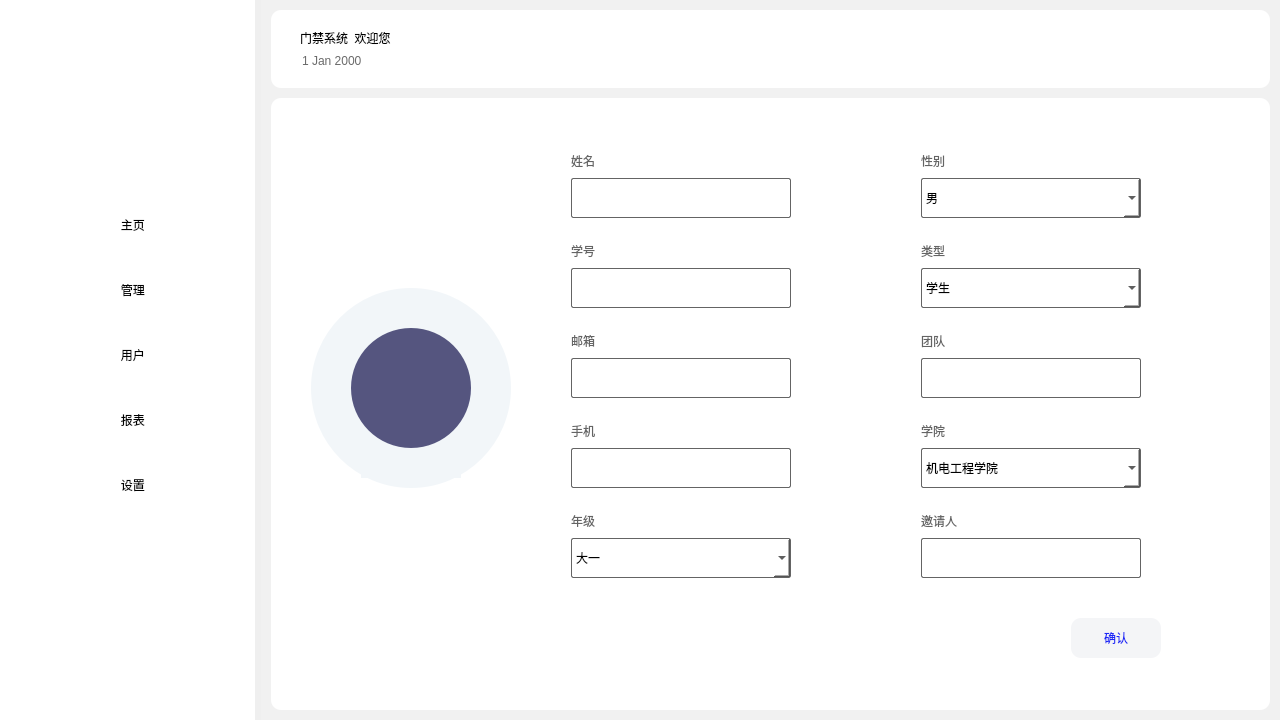
<?xml version="1.0" encoding="UTF-8"?>
<ui version="4.0">
 <class>Dialog</class>
 <widget class="QDialog" name="Dialog">
  <property name="geometry">
   <rect>
    <x>0</x>
    <y>0</y>
    <width>1280</width>
    <height>720</height>
   </rect>
  </property>
  <property name="windowTitle">
   <string>Dialog</string>
  </property>
  <layout class="QHBoxLayout" name="horizontalLayout" stretch="1,4">
   <property name="leftMargin">
    <number>0</number>
   </property>
   <property name="topMargin">
    <number>0</number>
   </property>
   <property name="rightMargin">
    <number>0</number>
   </property>
   <property name="bottomMargin">
    <number>0</number>
   </property>
   <item>
    <widget class="QWidget" name="sidebar_widget" native="true">
     <layout class="QVBoxLayout" name="verticalLayout_2">
      <property name="spacing">
       <number>0</number>
      </property>
      <property name="leftMargin">
       <number>0</number>
      </property>
      <property name="topMargin">
       <number>0</number>
      </property>
      <property name="rightMargin">
       <number>0</number>
      </property>
      <property name="bottomMargin">
       <number>0</number>
      </property>
      <item>
       <widget class="QWidget" name="sidebar_widget_2" native="true">
        <layout class="QVBoxLayout" name="verticalLayout" stretch="1,3">
         <property name="spacing">
          <number>0</number>
         </property>
         <property name="leftMargin">
          <number>0</number>
         </property>
         <property name="topMargin">
          <number>0</number>
         </property>
         <property name="rightMargin">
          <number>0</number>
         </property>
         <property name="bottomMargin">
          <number>0</number>
         </property>
         <item>
          <widget class="QWidget" name="avatar_widget" native="true">
           <property name="tabletTracking">
            <bool>true</bool>
           </property>
           <property name="layoutDirection">
            <enum>Qt::LeftToRight</enum>
           </property>
           <property name="styleSheet">
            <string notr="true">background-color:  white;
</string>
           </property>
           <layout class="QVBoxLayout" name="verticalLayout_4">
            <property name="spacing">
             <number>10</number>
            </property>
            <property name="leftMargin">
             <number>0</number>
            </property>
            <property name="topMargin">
             <number>20</number>
            </property>
            <property name="rightMargin">
             <number>0</number>
            </property>
            <property name="bottomMargin">
             <number>0</number>
            </property>
            <item>
             <widget class="QPushButton" name="user_page_button">
              <property name="sizePolicy">
               <sizepolicy hsizetype="Minimum" vsizetype="Fixed">
                <horstretch>0</horstretch>
                <verstretch>0</verstretch>
               </sizepolicy>
              </property>
              <property name="styleSheet">
               <string notr="true">border-radius: 40px;

</string>
              </property>
              <property name="text">
               <string/>
              </property>
              <property name="icon">
               <iconset resource="resources/resource.qrc">
                <normaloff>:/icon/账号管理.png</normaloff>:/icon/账号管理.png</iconset>
              </property>
              <property name="iconSize">
               <size>
                <width>100</width>
                <height>100</height>
               </size>
              </property>
             </widget>
            </item>
           </layout>
          </widget>
         </item>
         <item>
          <widget class="QWidget" name="sidebar_button_widget" native="true">
           <property name="sizePolicy">
            <sizepolicy hsizetype="Preferred" vsizetype="Preferred">
             <horstretch>0</horstretch>
             <verstretch>0</verstretch>
            </sizepolicy>
           </property>
           <property name="styleSheet">
            <string notr="true">background-color:  white;</string>
           </property>
           <layout class="QVBoxLayout" name="verticalLayout_3">
            <property name="spacing">
             <number>0</number>
            </property>
            <property name="leftMargin">
             <number>28</number>
            </property>
            <property name="topMargin">
             <number>0</number>
            </property>
            <property name="rightMargin">
             <number>0</number>
            </property>
            <property name="bottomMargin">
             <number>0</number>
            </property>
            <item>
             <widget class="QPushButton" name="home_page_button">
              <property name="sizePolicy">
               <sizepolicy hsizetype="Fixed" vsizetype="Fixed">
                <horstretch>0</horstretch>
                <verstretch>0</verstretch>
               </sizepolicy>
              </property>
              <property name="minimumSize">
               <size>
                <width>40</width>
                <height>50</height>
               </size>
              </property>
              <property name="maximumSize">
               <size>
                <width>200</width>
                <height>40</height>
               </size>
              </property>
              <property name="mouseTracking">
               <bool>true</bool>
              </property>
              <property name="layoutDirection">
               <enum>Qt::LeftToRight</enum>
              </property>
              <property name="styleSheet">
               <string notr="true">
QPushButton
{	border-radius: 10px;
	font: 12pt &quot;黑体&quot;; 
    color:black;
	background-color: rgb(255, 255, 255);
}
/*按钮停留态*/
QPushButton:hover
{	border-radius: 10px;
    color:rgb(27 , 39 , 246);
	background-color:rgb(238 , 243 , 255);
}

/*按钮按下态*/
QPushButton:pressed
{ 	border-radius: 10px;
    background-color:rgb(238 , 243 , 255);
    /*左内边距为3像素，让按下时字向右移动3像素*/  
    padding-left:3px;
    /*上内边距为3像素，让按下时字向下移动3像素*/  
    padding-top:3px;
}</string>
              </property>
              <property name="text">
               <string>   主页</string>
              </property>
              <property name="icon">
               <iconset resource="resources/resource.qrc">
                <normaloff>:/icon/user.png</normaloff>:/icon/user.png</iconset>
              </property>
              <property name="iconSize">
               <size>
                <width>20</width>
                <height>24</height>
               </size>
              </property>
             </widget>
            </item>
            <item>
             <widget class="QPushButton" name="management_button">
              <property name="minimumSize">
               <size>
                <width>40</width>
                <height>50</height>
               </size>
              </property>
              <property name="maximumSize">
               <size>
                <width>200</width>
                <height>40</height>
               </size>
              </property>
              <property name="styleSheet">
               <string notr="true">QPushButton
{	border-radius: 10px;
	font: 12pt &quot;黑体&quot;; 
    color:black;
	background-color: rgb(255, 255, 255);
}
/*按钮停留态*/
QPushButton:hover
{	border-radius: 10px;
    color:rgb(27 , 39 , 246);
	background-color:rgb(238 , 243 , 255);
}

/*按钮按下态*/
QPushButton:pressed
{ 	border-radius: 10px;
    background-color:rgb(238 , 243 , 255);
    /*左内边距为3像素，让按下时字向右移动3像素*/  
    padding-left:3px;
    /*上内边距为3像素，让按下时字向下移动3像素*/  
    padding-top:3px;
}</string>
              </property>
              <property name="text">
               <string>   管理</string>
              </property>
              <property name="icon">
               <iconset resource="resources/resource.qrc">
                <normaloff>:/icon/线性_菜单.png</normaloff>:/icon/线性_菜单.png</iconset>
              </property>
             </widget>
            </item>
            <item>
             <widget class="QPushButton" name="users_page_button">
              <property name="minimumSize">
               <size>
                <width>40</width>
                <height>50</height>
               </size>
              </property>
              <property name="maximumSize">
               <size>
                <width>200</width>
                <height>40</height>
               </size>
              </property>
              <property name="styleSheet">
               <string notr="true">QPushButton
{	border-radius: 10px;
	font: 12pt &quot;黑体&quot;; 
    color:black;
	background-color: rgb(255, 255, 255);
}
/*按钮停留态*/
QPushButton:hover
{	border-radius: 10px;
    color:rgb(27 , 39 , 246);
	background-color:rgb(238 , 243 , 255);
}

/*按钮按下态*/
QPushButton:pressed
{ 	border-radius: 10px;
    background-color:rgb(238 , 243 , 255);
    /*左内边距为3像素，让按下时字向右移动3像素*/  
    padding-left:3px;
    /*上内边距为3像素，让按下时字向下移动3像素*/  
    padding-top:3px;
}</string>
              </property>
              <property name="text">
               <string>   用户</string>
              </property>
              <property name="icon">
               <iconset resource="resources/resource.qrc">
                <normaloff>:/icon/users.png</normaloff>:/icon/users.png</iconset>
              </property>
             </widget>
            </item>
            <item>
             <widget class="QPushButton" name="report_page_button">
              <property name="minimumSize">
               <size>
                <width>40</width>
                <height>50</height>
               </size>
              </property>
              <property name="maximumSize">
               <size>
                <width>200</width>
                <height>40</height>
               </size>
              </property>
              <property name="styleSheet">
               <string notr="true">QPushButton
{	border-radius: 10px;
	font: 12pt &quot;黑体&quot;; 
    color:black;
	background-color: rgb(255, 255, 255);
}
/*按钮停留态*/
QPushButton:hover
{	border-radius: 10px;
    color:rgb(27 , 39 , 246);
	background-color:rgb(238 , 243 , 255);
}

/*按钮按下态*/
QPushButton:pressed
{ 	border-radius: 10px;
    background-color:rgb(238 , 243 , 255);
    /*左内边距为3像素，让按下时字向右移动3像素*/  
    padding-left:3px;
    /*上内边距为3像素，让按下时字向下移动3像素*/  
    padding-top:3px;
}</string>
              </property>
              <property name="text">
               <string>   报表</string>
              </property>
              <property name="icon">
               <iconset resource="resources/resource.qrc">
                <normaloff>:/icon/sheet.png</normaloff>:/icon/sheet.png</iconset>
              </property>
             </widget>
            </item>
            <item>
             <widget class="QPushButton" name="setting_button">
              <property name="minimumSize">
               <size>
                <width>40</width>
                <height>50</height>
               </size>
              </property>
              <property name="maximumSize">
               <size>
                <width>200</width>
                <height>40</height>
               </size>
              </property>
              <property name="styleSheet">
               <string notr="true">QPushButton
{	border-radius: 10px;
	font: 12pt &quot;黑体&quot;; 
    color:black;
	background-color: rgb(255, 255, 255);
}
/*按钮停留态*/
QPushButton:hover
{	border-radius: 10px;
    color:rgb(27 , 39 , 246);
	background-color:rgb(238 , 243 , 255);
}

/*按钮按下态*/
QPushButton:pressed
{ 	border-radius: 10px;
    background-color:rgb(238 , 243 , 255);
    /*左内边距为3像素，让按下时字向右移动3像素*/  
    padding-left:3px;
    /*上内边距为3像素，让按下时字向下移动3像素*/  
    padding-top:3px;
}</string>
              </property>
              <property name="text">
               <string>   设置</string>
              </property>
              <property name="icon">
               <iconset resource="resources/resource.qrc">
                <normaloff>:/icon/setting.png</normaloff>:/icon/setting.png</iconset>
              </property>
             </widget>
            </item>
            <item>
             <spacer name="verticalSpacer">
              <property name="orientation">
               <enum>Qt::Vertical</enum>
              </property>
              <property name="sizeType">
               <enum>QSizePolicy::Fixed</enum>
              </property>
              <property name="sizeHint" stdset="0">
               <size>
                <width>20</width>
                <height>200</height>
               </size>
              </property>
             </spacer>
            </item>
           </layout>
          </widget>
         </item>
        </layout>
       </widget>
      </item>
     </layout>
    </widget>
   </item>
   <item>
    <widget class="QWidget" name="content_area_widget" native="true">
     <property name="styleSheet">
      <string notr="true">background-color: rgb(241, 241, 241);</string>
     </property>
     <layout class="QVBoxLayout" name="verticalLayout_6" stretch="1,9">
      <property name="spacing">
       <number>10</number>
      </property>
      <property name="leftMargin">
       <number>10</number>
      </property>
      <property name="topMargin">
       <number>10</number>
      </property>
      <property name="rightMargin">
       <number>10</number>
      </property>
      <property name="bottomMargin">
       <number>10</number>
      </property>
      <item>
       <widget class="QFrame" name="toolbar_frame_2">
        <property name="styleSheet">
         <string notr="true">border-radius: 10px;
background-color:  white;</string>
        </property>
        <property name="frameShape">
         <enum>QFrame::StyledPanel</enum>
        </property>
        <property name="frameShadow">
         <enum>QFrame::Raised</enum>
        </property>
        <layout class="QHBoxLayout" name="horizontalLayout_3" stretch="20,1">
         <property name="spacing">
          <number>20</number>
         </property>
         <property name="leftMargin">
          <number>20</number>
         </property>
         <property name="topMargin">
          <number>10</number>
         </property>
         <property name="rightMargin">
          <number>20</number>
         </property>
         <property name="bottomMargin">
          <number>10</number>
         </property>
         <item>
          <widget class="QWidget" name="widget_2" native="true">
           <layout class="QVBoxLayout" name="verticalLayout_5">
            <item>
             <widget class="QLabel" name="toolbar_label_6">
              <property name="styleSheet">
               <string notr="true">font: 14pt &quot;黑体&quot;;</string>
              </property>
              <property name="text">
               <string>门禁系统  欢迎您</string>
              </property>
             </widget>
            </item>
            <item>
             <widget class="QDateEdit" name="dateEdit">
              <property name="autoFillBackground">
               <bool>false</bool>
              </property>
              <property name="styleSheet">
               <string notr="true">font: 10pt &quot;黑体&quot;;
color: rgb(106, 106, 106);</string>
              </property>
              <property name="readOnly">
               <bool>true</bool>
              </property>
              <property name="buttonSymbols">
               <enum>QAbstractSpinBox::NoButtons</enum>
              </property>
             </widget>
            </item>
           </layout>
          </widget>
         </item>
         <item>
          <widget class="QPushButton" name="user_page_button_2">
           <property name="styleSheet">
            <string notr="true">border-radius: 10px;</string>
           </property>
           <property name="text">
            <string/>
           </property>
           <property name="icon">
            <iconset>
             <normaloff>../DoorAccessSystem/icon/账号管理.png</normaloff>../DoorAccessSystem/icon/账号管理.png</iconset>
           </property>
           <property name="iconSize">
            <size>
             <width>50</width>
             <height>50</height>
            </size>
           </property>
          </widget>
         </item>
        </layout>
       </widget>
      </item>
      <item>
       <widget class="QWidget" name="widget" native="true">
        <property name="styleSheet">
         <string notr="true">background-color: rgb(255, 255, 255);
border-radius: 10px;</string>
        </property>
        <widget class="QWidget" name="face_import_widget" native="true">
         <property name="geometry">
          <rect>
           <x>40</x>
           <y>190</y>
           <width>200</width>
           <height>200</height>
          </rect>
         </property>
         <property name="styleSheet">
          <string notr="true">background-color: rgb(242, 246, 249);
border-radius: 100%;
</string>
         </property>
         <widget class="QLabel" name="avatar_label">
          <property name="geometry">
           <rect>
            <x>40</x>
            <y>40</y>
            <width>120</width>
            <height>120</height>
           </rect>
          </property>
          <property name="styleSheet">
           <string notr="true">background-color: rgb(85, 85, 127);
border-radius: 60%;</string>
          </property>
          <property name="text">
           <string/>
          </property>
         </widget>
         <widget class="QPushButton" name="modify_avatar_button">
          <property name="geometry">
           <rect>
            <x>50</x>
            <y>160</y>
            <width>100</width>
            <height>30</height>
           </rect>
          </property>
          <property name="styleSheet">
           <string notr="true">QPushButton:pressed
{ 	
	font: 9pt &quot;黑体&quot;;
	background-color: rgb(242, 246, 249);
	border-radius: 10px;
    /*左内边距为3像素，让按下时字向右移动3像素*/  
    padding-left:3px;
    /*上内边距为3像素，让按下时字向下移动3像素*/  
    padding-top:3px;
}
</string>
          </property>
          <property name="text">
           <string/>
          </property>
          <property name="icon">
           <iconset resource="resources/resource.qrc">
            <normaloff>:/icon/照相机.png</normaloff>:/icon/照相机.png</iconset>
          </property>
         </widget>
        </widget>
        <widget class="QPushButton" name="confirm_button">
         <property name="geometry">
          <rect>
           <x>800</x>
           <y>520</y>
           <width>90</width>
           <height>40</height>
          </rect>
         </property>
         <property name="styleSheet">
          <string notr="true">
QPushButton
{	border-radius: 10px;
	font: 10pt &quot;黑体&quot;;
	background-color: rgb(244, 245, 247);
    color:rgb(27 , 39 , 246);
}
/*按钮停留态*/
QPushButton:hover
{	border-radius: 10px;
    color:white;
	background-color:rgb(27 , 39 , 246);
}

/*按钮按下态*/
QPushButton:pressed
{ 	border-radius: 10px;
    background-color:rgb(27 , 39 , 246);
    /*左内边距为3像素，让按下时字向右移动3像素*/  
    padding-left:3px;
    /*上内边距为3像素，让按下时字向下移动3像素*/  
    padding-top:3px;
}</string>
         </property>
         <property name="text">
          <string>确认</string>
         </property>
        </widget>
        <widget class="QLabel" name="label_2">
         <property name="geometry">
          <rect>
           <x>300</x>
           <y>50</y>
           <width>50</width>
           <height>25</height>
          </rect>
         </property>
         <property name="styleSheet">
          <string notr="true">font: 10pt &quot;黑体&quot;;
color: rgb(100, 100, 100);</string>
         </property>
         <property name="text">
          <string>姓名</string>
         </property>
        </widget>
        <widget class="QLabel" name="label_3">
         <property name="geometry">
          <rect>
           <x>300</x>
           <y>140</y>
           <width>50</width>
           <height>25</height>
          </rect>
         </property>
         <property name="styleSheet">
          <string notr="true">font: 10pt &quot;黑体&quot;;
color: rgb(100, 100, 100);</string>
         </property>
         <property name="text">
          <string>学号</string>
         </property>
        </widget>
        <widget class="QLabel" name="label_4">
         <property name="geometry">
          <rect>
           <x>300</x>
           <y>230</y>
           <width>50</width>
           <height>25</height>
          </rect>
         </property>
         <property name="styleSheet">
          <string notr="true">font: 10pt &quot;黑体&quot;;
color: rgb(100, 100, 100);</string>
         </property>
         <property name="text">
          <string>邮箱</string>
         </property>
        </widget>
        <widget class="QLabel" name="label_5">
         <property name="geometry">
          <rect>
           <x>300</x>
           <y>320</y>
           <width>50</width>
           <height>25</height>
          </rect>
         </property>
         <property name="styleSheet">
          <string notr="true">font: 10pt &quot;黑体&quot;;
color: rgb(100, 100, 100);</string>
         </property>
         <property name="text">
          <string>手机</string>
         </property>
        </widget>
        <widget class="QLineEdit" name="name_lineEdit">
         <property name="geometry">
          <rect>
           <x>300</x>
           <y>80</y>
           <width>220</width>
           <height>40</height>
          </rect>
         </property>
         <property name="focusPolicy">
          <enum>Qt::StrongFocus</enum>
         </property>
         <property name="styleSheet">
          <string notr="true">QLineEdit {
	font: 9pt &quot;黑体&quot;;
	border-radius: 2px;
    border-width: 1px; /* 边框宽度 */
    border-style: solid; /* 边框样式 */
    border-color: rgb(100, 100, 100);
}

QLineEdit:focus {
    border-color: rgb(27 , 39 , 246);
}
</string>
         </property>
        </widget>
        <widget class="QLineEdit" name="student_id_lineEdit">
         <property name="geometry">
          <rect>
           <x>300</x>
           <y>170</y>
           <width>220</width>
           <height>40</height>
          </rect>
         </property>
         <property name="styleSheet">
          <string notr="true">QLineEdit {
	font: 9pt &quot;黑体&quot;;
	border-radius: 2px;
    border-width: 1px; /* 边框宽度 */
    border-style: solid; /* 边框样式 */
    border-color: rgb(100, 100, 100);
}

QLineEdit:focus {
    border-color: rgb(27 , 39 , 246);
}
</string>
         </property>
        </widget>
        <widget class="QLineEdit" name="email_lineEdit">
         <property name="geometry">
          <rect>
           <x>300</x>
           <y>260</y>
           <width>220</width>
           <height>40</height>
          </rect>
         </property>
         <property name="styleSheet">
          <string notr="true">QLineEdit {
	font: 9pt &quot;黑体&quot;;
	border-radius: 2px;
    border-width: 1px; /* 边框宽度 */
    border-style: solid; /* 边框样式 */
    border-color: rgb(100, 100, 100);
}

QLineEdit:focus {
    border-color: rgb(27 , 39 , 246);
}
</string>
         </property>
        </widget>
        <widget class="QLineEdit" name="phone_lineEdit">
         <property name="geometry">
          <rect>
           <x>300</x>
           <y>350</y>
           <width>220</width>
           <height>40</height>
          </rect>
         </property>
         <property name="styleSheet">
          <string notr="true">QLineEdit {
	font: 9pt &quot;黑体&quot;;
	border-radius: 2px;
    border-width: 1px; /* 边框宽度 */
    border-style: solid; /* 边框样式 */
    border-color: rgb(100, 100, 100);
}

QLineEdit:focus {
    border-color: rgb(27 , 39 , 246);
}
</string>
         </property>
        </widget>
        <widget class="QLabel" name="label_9">
         <property name="geometry">
          <rect>
           <x>650</x>
           <y>50</y>
           <width>50</width>
           <height>25</height>
          </rect>
         </property>
         <property name="styleSheet">
          <string notr="true">font: 10pt &quot;黑体&quot;;
color: rgb(100, 100, 100);</string>
         </property>
         <property name="text">
          <string>性别</string>
         </property>
        </widget>
        <widget class="QLabel" name="label_10">
         <property name="geometry">
          <rect>
           <x>650</x>
           <y>140</y>
           <width>50</width>
           <height>25</height>
          </rect>
         </property>
         <property name="styleSheet">
          <string notr="true">font: 10pt &quot;黑体&quot;;
color: rgb(100, 100, 100);</string>
         </property>
         <property name="text">
          <string>类型</string>
         </property>
        </widget>
        <widget class="QLabel" name="label_11">
         <property name="geometry">
          <rect>
           <x>650</x>
           <y>230</y>
           <width>50</width>
           <height>25</height>
          </rect>
         </property>
         <property name="styleSheet">
          <string notr="true">font: 10pt &quot;黑体&quot;;
color: rgb(100, 100, 100);</string>
         </property>
         <property name="text">
          <string>团队</string>
         </property>
        </widget>
        <widget class="QLabel" name="label_12">
         <property name="geometry">
          <rect>
           <x>650</x>
           <y>320</y>
           <width>50</width>
           <height>25</height>
          </rect>
         </property>
         <property name="styleSheet">
          <string notr="true">font: 10pt &quot;黑体&quot;;
color: rgb(100, 100, 100);</string>
         </property>
         <property name="text">
          <string>学院</string>
         </property>
        </widget>
        <widget class="QLineEdit" name="team_lineEdit">
         <property name="geometry">
          <rect>
           <x>650</x>
           <y>260</y>
           <width>220</width>
           <height>40</height>
          </rect>
         </property>
         <property name="styleSheet">
          <string notr="true">QLineEdit {
	font: 9pt &quot;黑体&quot;;
	border-radius: 2px;
    border-width: 1px; /* 边框宽度 */
    border-style: solid; /* 边框样式 */
    border-color: rgb(100, 100, 100);
}

QLineEdit:focus {
    border-color: rgb(27 , 39 , 246);
}
</string>
         </property>
        </widget>
        <widget class="QComboBox" name="type_comboBox">
         <property name="geometry">
          <rect>
           <x>650</x>
           <y>170</y>
           <width>220</width>
           <height>40</height>
          </rect>
         </property>
         <property name="styleSheet">
          <string notr="true">QComboBox {
	font: 9pt &quot;黑体&quot;;
	border-radius: 2px;
    border-width: 1px; /* 边框宽度 */
    border-style: solid; /* 边框样式 */
    border-color: rgb(100, 100, 100);
}

QComboBox:focus {
    border-color: rgb(27 , 39 , 246);
}
</string>
         </property>
         <property name="iconSize">
          <size>
           <width>20</width>
           <height>20</height>
          </size>
         </property>
         <item>
          <property name="text">
           <string>学生</string>
          </property>
         </item>
         <item>
          <property name="text">
           <string>老师</string>
          </property>
         </item>
         <item>
          <property name="text">
           <string>访客</string>
          </property>
         </item>
         <item>
          <property name="text">
           <string>负责人</string>
          </property>
         </item>
        </widget>
        <widget class="QComboBox" name="college_comboBox">
         <property name="geometry">
          <rect>
           <x>650</x>
           <y>350</y>
           <width>220</width>
           <height>40</height>
          </rect>
         </property>
         <property name="styleSheet">
          <string notr="true">QComboBox {
	font: 9pt &quot;黑体&quot;;
	border-radius: 2px;
    border-width: 1px; /* 边框宽度 */
    border-style: solid; /* 边框样式 */
    border-color: rgb(100, 100, 100);
}

QComboBox:focus {
    border-color: rgb(27 , 39 , 246);
}
</string>
         </property>
         <property name="iconSize">
          <size>
           <width>20</width>
           <height>20</height>
          </size>
         </property>
         <item>
          <property name="text">
           <string>机电工程学院</string>
          </property>
         </item>
         <item>
          <property name="text">
           <string>机械工程学院</string>
          </property>
         </item>
         <item>
          <property name="text">
           <string>材料科学与工程学院</string>
          </property>
         </item>
         <item>
          <property name="text">
           <string>化学与化工学院</string>
          </property>
         </item>
         <item>
          <property name="text">
           <string>信息与通信工程学院</string>
          </property>
         </item>
         <item>
          <property name="text">
           <string>仪器与电子学院</string>
          </property>
         </item>
         <item>
          <property name="text">
           <string>计算机科学与技术学院（大数据学院）</string>
          </property>
         </item>
         <item>
          <property name="text">
           <string>数学学院</string>
          </property>
         </item>
         <item>
          <property name="text">
           <string>经济与管理学院</string>
          </property>
         </item>
         <item>
          <property name="text">
           <string>人文社会科学学院</string>
          </property>
         </item>
         <item>
          <property name="text">
           <string>体育学院</string>
          </property>
         </item>
         <item>
          <property name="text">
           <string>艺术学院</string>
          </property>
         </item>
         <item>
          <property name="text">
           <string>软件学院</string>
          </property>
         </item>
        </widget>
        <widget class="QLabel" name="label_6">
         <property name="geometry">
          <rect>
           <x>300</x>
           <y>410</y>
           <width>50</width>
           <height>25</height>
          </rect>
         </property>
         <property name="styleSheet">
          <string notr="true">font: 10pt &quot;黑体&quot;;
color: rgb(100, 100, 100);</string>
         </property>
         <property name="text">
          <string>年级</string>
         </property>
        </widget>
        <widget class="QComboBox" name="grade_comboBox">
         <property name="geometry">
          <rect>
           <x>300</x>
           <y>440</y>
           <width>220</width>
           <height>40</height>
          </rect>
         </property>
         <property name="styleSheet">
          <string notr="true">QComboBox {
	font: 9pt &quot;黑体&quot;;
	border-radius: 2px;
    border-width: 1px; /* 边框宽度 */
    border-style: solid; /* 边框样式 */
    border-color: rgb(100, 100, 100);
}

QComboBox:focus {
    border-color: rgb(27 , 39 , 246);
}
</string>
         </property>
         <property name="iconSize">
          <size>
           <width>20</width>
           <height>20</height>
          </size>
         </property>
         <item>
          <property name="text">
           <string>大一</string>
          </property>
         </item>
         <item>
          <property name="text">
           <string>大二</string>
          </property>
         </item>
         <item>
          <property name="text">
           <string>大三</string>
          </property>
         </item>
         <item>
          <property name="text">
           <string>大四</string>
          </property>
         </item>
         <item>
          <property name="text">
           <string>研究生</string>
          </property>
         </item>
         <item>
          <property name="text">
           <string>博士</string>
          </property>
         </item>
        </widget>
        <widget class="QLabel" name="label_13">
         <property name="geometry">
          <rect>
           <x>650</x>
           <y>410</y>
           <width>50</width>
           <height>25</height>
          </rect>
         </property>
         <property name="styleSheet">
          <string notr="true">font: 10pt &quot;黑体&quot;;
color: rgb(100, 100, 100);</string>
         </property>
         <property name="text">
          <string>邀请人</string>
         </property>
        </widget>
        <widget class="QLineEdit" name="inviter_lineEdit">
         <property name="geometry">
          <rect>
           <x>650</x>
           <y>440</y>
           <width>220</width>
           <height>40</height>
          </rect>
         </property>
         <property name="styleSheet">
          <string notr="true">QLineEdit {
	font: 9pt &quot;黑体&quot;;
	border-radius: 2px;
    border-width: 1px; /* 边框宽度 */
    border-style: solid; /* 边框样式 */
    border-color: rgb(100, 100, 100);
}

QLineEdit:focus {
    border-color: rgb(27 , 39 , 246);
}
</string>
         </property>
        </widget>
        <widget class="QComboBox" name="gender_comboBox">
         <property name="geometry">
          <rect>
           <x>650</x>
           <y>80</y>
           <width>220</width>
           <height>40</height>
          </rect>
         </property>
         <property name="styleSheet">
          <string notr="true">QComboBox {
	font: 9pt &quot;黑体&quot;;
	border-radius: 2px;
    border-width: 1px; /* 边框宽度 */
    border-style: solid; /* 边框样式 */
    border-color: rgb(100, 100, 100);
}

QComboBox:focus {
    border-color: rgb(27 , 39 , 246);
}
</string>
         </property>
         <property name="iconSize">
          <size>
           <width>20</width>
           <height>20</height>
          </size>
         </property>
         <item>
          <property name="text">
           <string>男</string>
          </property>
         </item>
         <item>
          <property name="text">
           <string>女</string>
          </property>
         </item>
        </widget>
       </widget>
      </item>
     </layout>
    </widget>
   </item>
  </layout>
 </widget>
 <resources>
  <include location="resources/search.qrc"/>
  <include location="resources/resource.qrc"/>
  <include location="resources/login.qrc"/>
  <include location="resources/删除.qrc"/>
 </resources>
 <connections/>
</ui>
